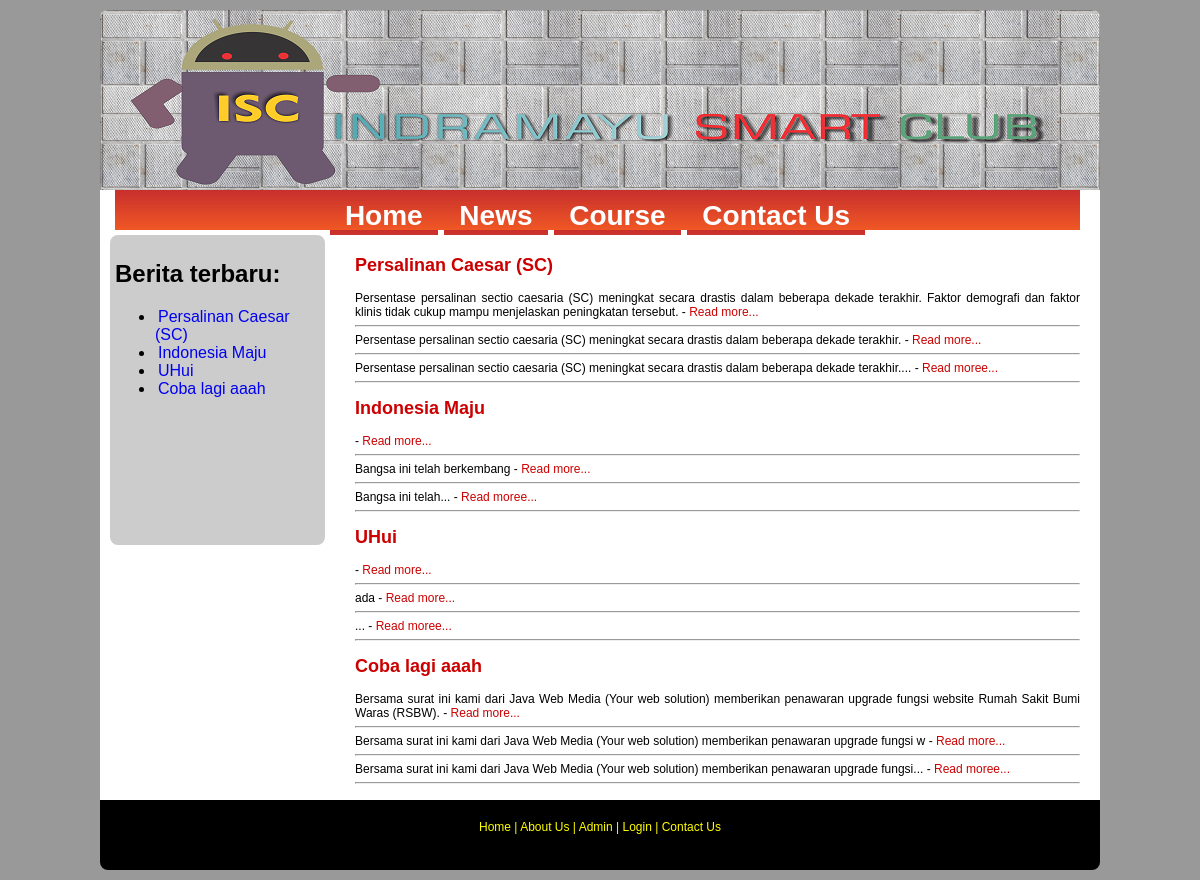
The app's page /index2.php with its own data.
### tables this page shows
CREATE TABLE IF NOT EXISTS `post` (
`ID` bigint(20) unsigned NOT NULL,
  `title` text NOT NULL,
  `category` varchar(500) NOT NULL,
  `content` text NOT NULL,
  `updated` timestamp NOT NULL DEFAULT CURRENT_TIMESTAMP ON UPDATE CURRENT_TIMESTAMP
);

### index2.php (the view, shortened to what this page needs)
<?php require_once('Connections/cms_blog.php'); ?>
<?php
$maxRows_rsNews = 10;
$pageNum_rsNews = 0;
$startRow_rsNews = $pageNum_rsNews * $maxRows_rsNews;
$query_rsNews = "SELECT * FROM post ORDER BY ID DESC";
$query_limit_rsNews = sprintf("%s LIMIT %d, %d", $query_rsNews, $startRow_rsNews, $maxRows_rsNews);
$rsNews = mysql_query($query_limit_rsNews, $cms_blog) or die(mysql_error());
$row_rsNews = mysql_fetch_assoc($rsNews);
$maxRows_rsDetail = 5;
$pageNum_rsDetail = 0;
$startRow_rsDetail = $pageNum_rsDetail * $maxRows_rsDetail;
$query_rsDetail = "SELECT post.ID, post.title, post.category, post.content, post.updated, LEFT(post.content, 100) AS ringkasan FROM post ORDER BY ID DESC";
$query_limit_rsDetail = sprintf("%s LIMIT %d, %d", $query_rsDetail, $startRow_rsDetail, $maxRows_rsDetail);
$rsDetail = mysql_query($query_limit_rsDetail, $cms_blog) or die(mysql_error());
$row_rsDetail = mysql_fetch_assoc($rsDetail);
?>
<html>
<head>
<link href="css/style.css" rel="stylesheet" type="text/css">
</head>
<body>
<div id="container">
  <div id="header"></div>
    <div class="nav">
    	<a href="index.html">Home</a>
        <a href="http://www.javawebmedia.com/news.php">News</a>
        <a href="http://www.javawebmedia.com/course.php">Course</a>
      <a href="http://www.javawebmedia.com/contact.php">Contact Us</a>
  </div>
    <div class="content">
      <div class="post">
        <?php do { ?>
        <h2><a href="news.php?view=<?php echo $row_rsDetail['ID']; ?>"><?php echo $row_rsDetail['title']; ?></a></h2>
 <?php
 echo substr($row_rsDetail['content'], 0, strpos($row_rsDetail['content'], PHP_EOL));
 ?>
 -  <a href="news.php?view=<?php echo $row_rsDetail['ID']; ?>">Read more...</a><hr>
 <?php
 echo nl2br($row_rsDetail['ringkasan']);
 ?>
 -  <a href="news.php?view=<?php echo $row_rsDetail['ID']; ?>">Read more...</a><hr>
  <?php
 $text = nl2br($row_rsDetail['ringkasan']);
 $kata_lengkap = strrpos($text, ' ');
 echo substr($text, 0, $kata_lengkap)."...";
 ?>
 -  <a href="news.php?view=<?php echo $row_rsDetail['ID']; ?>">Read moree...</a><hr>
  <?php } while ($row_rsDetail = mysql_fetch_assoc($rsDetail)); ?>
      </div>
      <div id="sidebar">
      <h2>Berita terbaru:</h2>
      <ul>
        <?php do { ?>
          <li><a href="news.php?view=<?php echo $row_rsNews['ID']; ?>"><?php echo $row_rsNews['title']; ?></a></li>
          <?php } while ($row_rsNews = mysql_fetch_assoc($rsNews)); ?>
      </ul>
<p>&nbsp;</p>
      </div>
    </div>
	<div id="footer"><a href="index.php">Home</a> | <a href="http://www.javawebmedia.com">About Us</a> | <a href="admin/index.php">Admin</a> | <a href="admin/login.php">Login</a> | <a href="http://www.javawebmedia.com/contact.php">Contact Us</a></div>
</div>
</body>
</html>

### css/style.css (style rules this page uses)
body { background-color: #999; }
#container { background-color: #FFF; width: 1000px; height: auto; margin: auto; border-top-left-radius: 8px; border-top-right-radius: 8px; }
#header { background-color: #FFF; width: 1000px; height: 180px; margin-top: 10px; background: url(../images/ISC.png); border-top-left-radius: 8px; border-top-right-radius: 8px; text-align: justify; font-family: "Comic Sans MS", cursive"Palatino Linotype", "Book Antiqua", Palatino, serif, Helvetica, sans-serif; font-size: 40px; }
.nav { width: 965px; height: 40px; background-repeat: repeat-x; margin-left: 15px; margin-right: 20px; text-align: center; font-family: Tahoma, Geneva, sans-serif; font-size: 24px; background-color: #CCFF00; background-image: url(../images/nav3.png); color: #FFFFFF; font-weight: bolder; }
.nav a:link { padding-top: 10px; padding-bottom: 15px; padding-right: 15px; padding-left: 15px; height: 20px; background: url(../images/nav3.png); text-decoration: none; color: #FFF; display: inline-block; font-family: Arial, Helvetica, sans-serif; font-size: 28px; font-weight: bold; text-transform: capitalize; }
.content { width: 980px; padding-left: 10px; padding-right: 10px; height: auto; background-color: #FFF; float: left; }
.post { width: 725px; height: auto; padding: 5px; margin: 5px; float: right; border-radius: 8px; text-align: justify; font-family: Arial, Helvetica, sans-serif; font-size: 12px; }
.post a:link { color: #C00; text-decoration: none; cursor: pointer; }
#sidebar { width: 205px; min-height: 300px; padding: 5px; margin-top: 5px; margin-bottom: 5px; margin-right: 5px; float: left; border-radius: 8px; font-family: Arial, Helvetica, sans-serif; background-color: #CCC; }
#sidebar a:link, #sidebar a:visited { font-family: Arial, Helvetica, sans-serif; text-decoration: none; padding: 3px; }
#sidebar p { margin-left: 20px; }
#footer { width: 900px; min-height: 20px; padding-left: 50px; padding-right: 50px; padding-top: 20px; padding-bottom: 30px; background-color: #000; color: #FF0; font-family: Arial; font-size: 12px; float: left; text-align: center; border-bottom-left-radius: 8px; border-bottom-right-radius: 8px; margin-bottom: 10px; }
#footer a:link, #footer a:visited { color: #FF0; text-decoration: none; }

### records on screen
post: title "Persalinan Caesar (SC)", content "Persentase persalinan sectio caesaria (SC) meningkat secara drastis dalam beberapa dekade terakhir. Faktor demografi dan faktor klinis tidak cukup mampu menjelaskan peningkatan tersebut.", ringkasan "Persentase persalinan sectio caesaria (SC) meningkat secara drastis dalam beberapa dekade terakhir.", kata_lengkap "Persentase persalinan sectio caesaria (SC) meningkat secara drastis dalam beberapa dekade terakhir."
post: title "Indonesia Maju", ringkasan "Bangsa ini telah berkembang", kata_lengkap "Bangsa ini telah"
post: title "UHui", ringkasan "ada"
post: title "Coba lagi aaah", content "Bersama surat ini kami dari Java Web Media (Your web solution) memberikan penawaran upgrade fungsi website Rumah Sakit Bumi Waras (RSBW).", ringkasan "Bersama surat ini kami dari Java Web Media (Your web solution) memberikan penawaran upgrade fungsi w", kata_lengkap "Bersama surat ini kami dari Java Web Media (Your web solution) memberikan penawaran upgrade fungsi"
